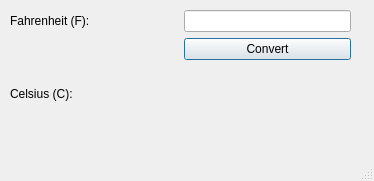
<?xml version="1.0" encoding="UTF-8"?>
<ui version="4.0">
 <class>MainWindow</class>
 <widget class="QMainWindow" name="MainWindow">
  <property name="geometry">
   <rect>
    <x>0</x>
    <y>0</y>
    <width>374</width>
    <height>181</height>
   </rect>
  </property>
  <property name="windowTitle">
   <string>Độ F sang độ C</string>
  </property>
  <widget class="QWidget" name="centralwidget">
   <widget class="QWidget" name="gridLayoutWidget">
    <property name="geometry">
     <rect>
      <x>10</x>
      <y>10</y>
      <width>341</width>
      <height>111</height>
     </rect>
    </property>
    <layout class="QGridLayout" name="gridLayout">
     <item row="0" column="1">
      <widget class="QLineEdit" name="dof"/>
     </item>
     <item row="1" column="1">
      <widget class="QPushButton" name="convertbutton">
       <property name="autoFillBackground">
        <bool>false</bool>
       </property>
       <property name="text">
        <string>Convert</string>
       </property>
       <property name="checkable">
        <bool>false</bool>
       </property>
       <property name="autoDefault">
        <bool>false</bool>
       </property>
       <property name="default">
        <bool>true</bool>
       </property>
      </widget>
     </item>
     <item row="2" column="1">
      <widget class="QLabel" name="doc">
       <property name="text">
        <string/>
       </property>
      </widget>
     </item>
     <item row="1" column="0">
      <spacer name="horizontalSpacer">
       <property name="orientation">
        <enum>Qt::Horizontal</enum>
       </property>
       <property name="sizeHint" stdset="0">
        <size>
         <width>40</width>
         <height>20</height>
        </size>
       </property>
      </spacer>
     </item>
     <item row="0" column="0">
      <widget class="QLabel" name="label_2">
       <property name="text">
        <string>Fahrenheit (F):</string>
       </property>
      </widget>
     </item>
     <item row="2" column="0">
      <widget class="QLabel" name="label">
       <property name="text">
        <string>Celsius (C):</string>
       </property>
      </widget>
     </item>
    </layout>
   </widget>
  </widget>
  <widget class="QMenuBar" name="menubar">
   <property name="geometry">
    <rect>
     <x>0</x>
     <y>0</y>
     <width>374</width>
     <height>26</height>
    </rect>
   </property>
  </widget>
  <widget class="QStatusBar" name="statusbar"/>
 </widget>
 <resources/>
 <connections/>
</ui>
